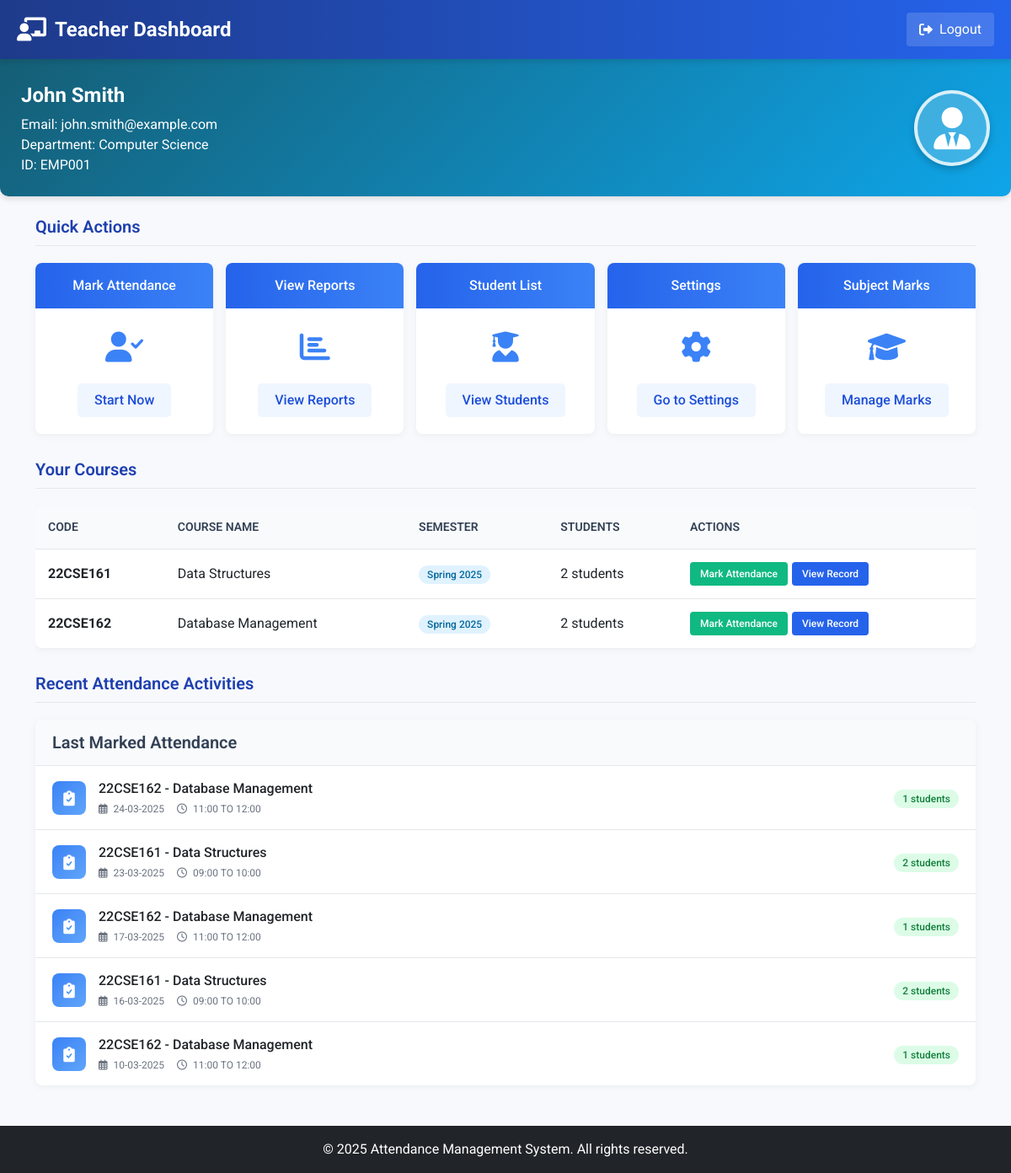
Screenshot of /teacher/dashboard.php (signed in) with the database file from the repository.
### tables this page shows
CREATE TABLE `teachers` (
  `id` int(11) NOT NULL,
  `full_name` varchar(100) NOT NULL,
  `email` varchar(100) NOT NULL,
  `password` varchar(255) NOT NULL,
  `employee_id` varchar(20) NOT NULL,
  `department` varchar(50) NOT NULL,
  `created_at` timestamp NOT NULL DEFAULT current_timestamp(),
  `updated_at` timestamp NOT NULL DEFAULT current_timestamp() ON UPDATE current_timestamp()
);

CREATE TABLE `courses` (
  `id` int(11) NOT NULL,
  `course_code` varchar(20) NOT NULL,
  `course_name` varchar(100) NOT NULL,
  `semester` varchar(20) NOT NULL,
  `created_at` timestamp NOT NULL DEFAULT current_timestamp(),
  `updated_at` timestamp NOT NULL DEFAULT current_timestamp() ON UPDATE current_timestamp()
);

### teacher/dashboard.php (the view, shortened to what this page needs)
<?php
require_once '../includes/functions.php';
$teacher_id = $_SESSION['teacher_id'];
$sql = "SELECT * FROM teachers WHERE id = ?";
$stmt = $conn->prepare($sql);
$stmt->bind_param("i", $teacher_id);
$stmt->execute();
$result = $stmt->get_result();
$teacher = $result->fetch_assoc();
$courses_sql = "SELECT
    c.id,
    c.course_code,
    c.course_name,
    c.semester,
    COUNT(DISTINCT sc.student_id) as student_count
FROM
    courses c
JOIN
    teacher_courses tc ON c.id = tc.course_id
LEFT JOIN
    student_courses sc ON c.id = sc.course_id
WHERE
    tc.teacher_id = ?
GROUP BY
    c.id, c.course_code, c.course_name, c.semester";
$courses_stmt = $conn->prepare($courses_sql);
$courses_stmt->bind_param("i", $teacher_id);
$courses_stmt->execute();
$courses_result = $courses_stmt->get_result();
$courses = [];
while($course = $courses_result->fetch_assoc()) {
    $courses[] = $course;
}
$recent_attendance_sql = "SELECT
    c.course_code,
    c.course_name,
    DATE_FORMAT(a.date, '%d-%m-%Y') as attendance_date,
    a.time_slot,
    COUNT(DISTINCT a.student_id) as marked_students
FROM
    attendance a
JOIN
    courses c ON a.course_id = c.id
JOIN
    teacher_courses tc ON c.id = tc.course_id AND tc.teacher_id = ?
WHERE
    a.marked_by = ?
GROUP BY
    c.id, a.date, a.time_slot
ORDER BY
    a.date DESC, a.time_slot DESC
LIMIT 5";
$recent_stmt = $conn->prepare($recent_attendance_sql);
$recent_stmt->bind_param("ii", $teacher_id, $teacher_id);
$recent_stmt->execute();
$recent_result = $recent_stmt->get_result();
$recent_attendance = [];
while($attendance = $recent_result->fetch_assoc()) {
    $recent_attendance[] = $attendance;
}
?>
<!DOCTYPE html>
<html lang="en">
<head>
    <link href="https://cdn.jsdelivr.net/npm/bootstrap@5.3.0-alpha1/dist/css/bootstrap.min.css" rel="stylesheet">
    <link rel="stylesheet" href="https://cdnjs.cloudflare.com/ajax/libs/font-awesome/6.0.0/css/all.min.css">
</head>
<body>
    <div class="header">
        <div class="header-container">
            <div class="header-logo">
                <i class="fas fa-chalkboard-teacher"></i>
                <span>Teacher Dashboard</span>
            </div>
            <div class="header-nav">
                <div class="header-nav-item">
                    <a href="../logout.php" class="header-nav-link logout-link">
                        <i class="fas fa-sign-out-alt"></i> Logout
                    </a>
                </div>
            </div>
        </div>
    </div>
    <div class="teacher-info">
        <div>
            <div class="teacher-name"><?php echo htmlspecialchars($_SESSION['full_name'] ?? $teacher['full_name']); ?></div>
            <div class="teacher-details">
                <div>Email: <?php echo htmlspecialchars($teacher['email'] ?? ''); ?></div>
                <div>Department: <?php echo htmlspecialchars($teacher['department'] ?? ''); ?></div>
                <div>ID: <?php echo htmlspecialchars($teacher['employee_id'] ?? ''); ?></div>
            </div>
        </div>
        <div class="profile-img">
            <i class="fas fa-user-tie"></i>
        </div>
    </div>
    <div class="container mt-4">
        <h5 class="section-title">Quick Actions</h5>
        <div class="quick-actions">
            <div class="action-card">
                <div class="action-header">
                    Mark Attendance
                </div>
                <div class="action-body">
                    <div class="action-icon">
                        <i class="fas fa-user-check"></i>
                    </div>
                    <a href="mark_attendance.php" class="action-link">Start Now</a>
                </div>
            </div>
            <div class="action-card">
                <div class="action-header">
                    View Reports
                </div>
                <div class="action-body">
                    <div class="action-icon">
                        <i class="fas fa-chart-bar"></i>
                    </div>
                    <a href="view_attendance.php" class="action-link">View Reports</a>
                </div>
            </div>
            <div class="action-card">
                <div class="action-header">
                    Student List
                </div>
                <div class="action-body">
                    <div class="action-icon">
                        <i class="fas fa-user-graduate"></i>
                    </div>
                    <a href="view_students.php" class="action-link">View Students</a>
                </div>
            </div>
            <div class="action-card">
                <div class="action-header">
                    Settings
                </div>
                <div class="action-body">
                    <div class="action-icon">
                        <i class="fas fa-cog"></i>
                    </div>
                    <a href="settings.php" class="action-link">Go to Settings</a>
                </div>
            </div>
            <div class="action-card">
                <div class="action-header">
                    Subject Marks
                </div>
                <div class="action-body">
                    <div class="action-icon">
                        <i class="fas fa-graduation-cap"></i>
                    </div>
                    <a href="manage_marks.php" class="action-link">Manage Marks</a>
                </div>
            </div>
        </div>
        <h5 class="section-title">Your Courses</h5>
        <?php if(empty($courses)): ?>
            <div class="empty-state">
                <i class="fas fa-book"></i>
                <p>You don't have any assigned courses yet.</p>
                <a href="contact_admin.php" class="btn-sm btn-primary">Contact Admin</a>
            </div>
        <?php else: ?>
            <div class="table-responsive">
                <table class="courses-table">
                    <thead>
                        <tr>
                            <th>Code</th>
                            <th>Course Name</th>
                            <th>Semester</th>
                            <th>Students</th>
                            <th>Actions</th>
                        </tr>
                    </thead>
                    <tbody>
                        <?php foreach($courses as $course): ?>
                            <tr>
                                <td><strong><?php echo htmlspecialchars($course['course_code']); ?></strong></td>
                                <td><?php echo htmlspecialchars($course['course_name']); ?></td>
                                <td><span class="badge badge-primary"><?php echo htmlspecialchars($course['semester']); ?></span></td>
                                <td><?php echo $course['student_count']; ?> students</td>
                                <td>
                                    <div class="btn-group">
                                        <a href="mark_attendance.php?course=<?php echo $course['id']; ?>" class="btn-sm btn-success">Mark Attendance</a>
                                        <a href="view_attendance.php?course=<?php echo $course['id']; ?>" class="btn-sm btn-primary">View Record</a>
                                    </div>
                                </td>
                            </tr>
                        <?php endforeach; ?>
                    </tbody>
                </table>
            </div>
        <?php endif; ?>
        <h5 class="section-title">Recent Attendance Activities</h5>
        <div class="recent-activity">
            <div class="activity-header">
                <h5>Last Marked Attendance</h5>
            </div>
            <div class="activity-body">
                <?php if(empty($recent_attendance)): ?>
                    <div class="empty-state">
                        <i class="fas fa-clipboard-list"></i>
                        <p>No recent attendance activities found.</p>
                        <a href="mark_attendance.php" class="btn-sm btn-primary">Mark Attendance Now</a>
                    </div>
                <?php else: ?>
                    <?php foreach($recent_attendance as $activity): ?>
                        <div class="activity-item">
                            <div class="activity-icon">
                                <i class="fas fa-clipboard-check"></i>
                            </div>
                            <div class="activity-details">
                                <div class="activity-course"><?php echo htmlspecialchars($activity['course_code'] . ' - ' . $activity['course_name']); ?></div>
                                <div class="activity-meta">
                                    <div class="activity-date"><i class="far fa-calendar-alt me-1"></i> <?php echo $activity['attendance_date']; ?></div>
                                    <div class="activity-time"><i class="far fa-clock me-1"></i> <?php echo $activity['time_slot']; ?></div>
                                </div>
                            </div>
                            <div class="activity-count">
                                <span class="badge badge-success"><?php echo $activity['marked_students']; ?> students</span>
                            </div>
                        </div>
                    <?php endforeach; ?>
                <?php endif; ?>
            </div>
        </div>
    </div>
    <?php include_once '../includes/footer.php'; ?>
</body>
</html>

### rows the page displays
teachers: email "john.smith@example.com", department "Computer Science", employee "EMP001"
courses: course_code "22CSE161", course_name "Data Structures", semester "Spring 2025", student_count "2"
courses: course_code "22CSE162", course_name "Database Management", semester "Spring 2025", student_count "2"

### other values shown
$_SESSION['full_name'] "John Smith"
$activity['course_code'] . ' - ' . $activity['course_name'] "22CSE162 - Database Management"
$activity['attendance_date'] "24-03-2025"
$activity['time_slot'] "11:00 TO 12:00"
$activity['marked_students'] "1"
$activity['course_code'] . ' - ' . $activity['course_name'] "22CSE161 - Data Structures"
$activity['attendance_date'] "23-03-2025"
$activity['time_slot'] "09:00 TO 10:00"
$activity['marked_students'] "2"
$activity['attendance_date'] "17-03-2025"
$activity['attendance_date'] "16-03-2025"
$activity['attendance_date'] "10-03-2025"
